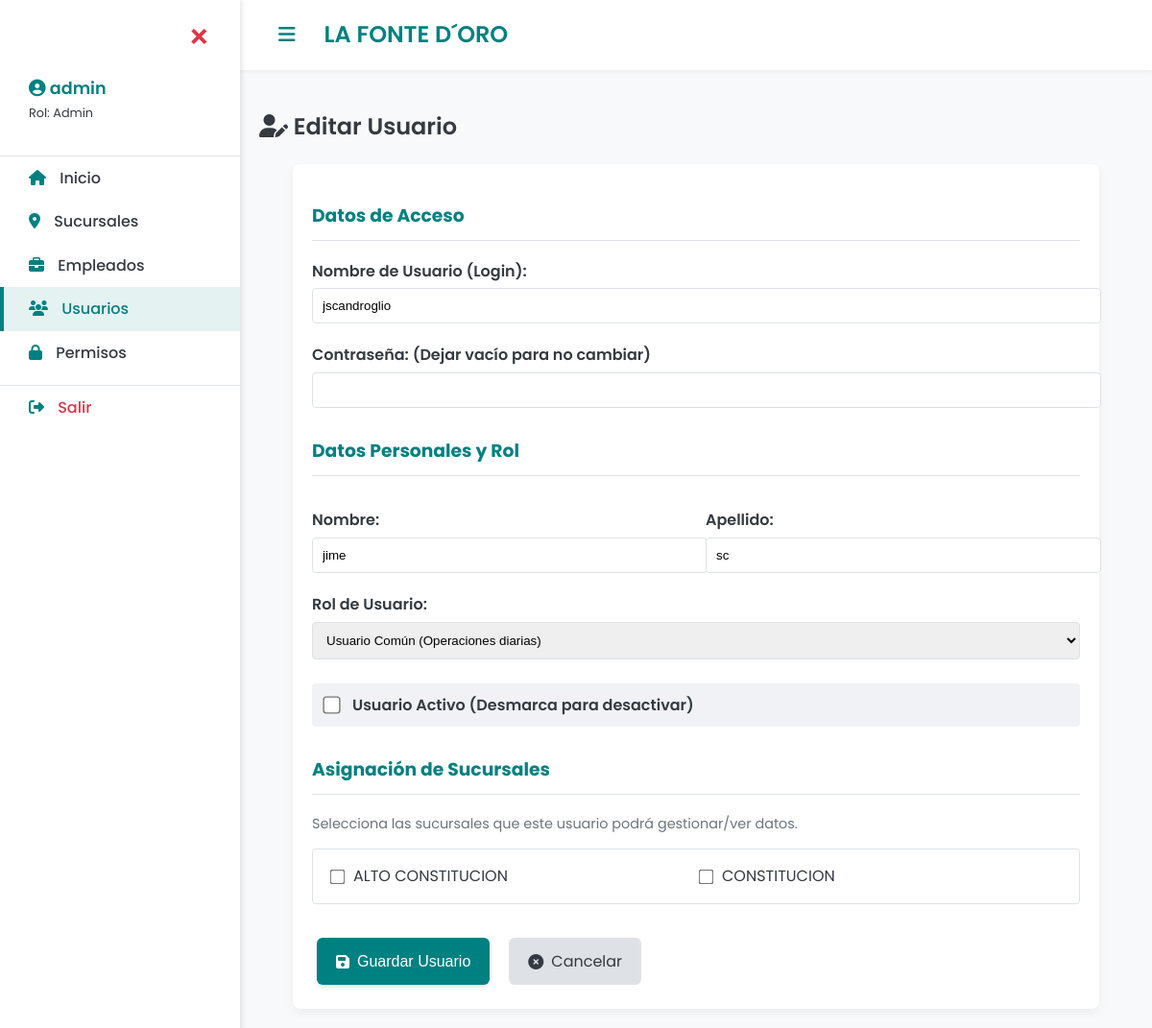
/users/form/3 (signed in), run on an earlier commit of the app's database.
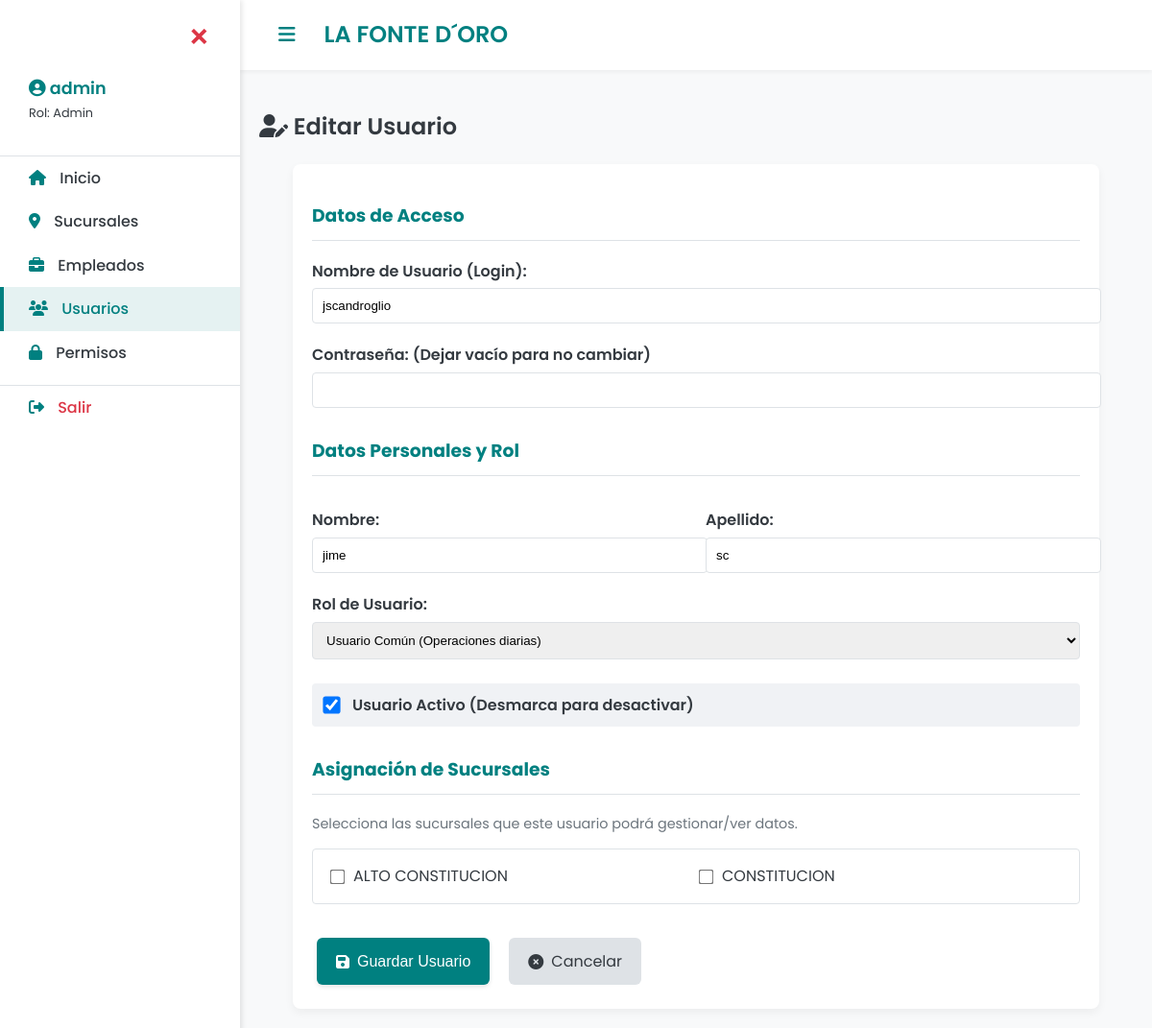
And on a later commit of the database.
### run.py (models this page shows)
class User(db.Model):
    __tablename__ = 'user'
    id = db.Column(db.Integer, primary_key=True)
    username = db.Column(db.String(80), unique=True, nullable=False)
    password = db.Column(db.String(120), nullable=False)
    first_name = db.Column(db.String(80))
    last_name = db.Column(db.String(80))
    role = db.Column(db.String(20), nullable=False, default='common')
    is_active = db.Column(db.Integer, default=1)
    branches = db.relationship('Branch', secondary='user_branches',
                               backref=db.backref('users', lazy='dynamic'))

### run.py (the view, shortened to what this page needs)
@app.route('/users/form', defaults={'user_id': None}, methods=['GET', 'POST'])
@app.route('/users/form/<int:user_id>', methods=['GET', 'POST'])
@requires_permission
def user_form(user_id):
    user = None
    if user_id:
        user = db.session.query(User).get_or_404(user_id)
    all_branches = db.session.query(Branch).filter(Branch.is_active == 1).order_by(Branch.name).all()
    form_title = "Editar Usuario" if user_id else "Añadir Nuevo Usuario"
    return render_template('user_form.html', form_title=form_title, user=user, all_branches=all_branches)

### run.py (called while the page is built, shortened)
def check_permission(role, endpoint):
    if role == 'admin':
        return True

def requires_permission(f):
    @wraps(f)
    def decorated_function(*args, **kwargs):
        if not session.get('logged_in'):
             return redirect(url_for('login'))
        user_role = session.get('role')
        required_endpoint = f.__name__
        if not check_permission(user_role, required_endpoint):
            flash(f"Acceso denegado. Tu rol '{user_role.capitalize()}' no tiene permiso para acceder a {required_endpoint.replace('_', ' ').title()}.", 'danger')
            return redirect(url_for('index'))
        return f(*args, **kwargs)
    return decorated_function

### templates/user_form.html (shortened to what the changed rows need)
{% extends "base.html" %}
{% block content %}
    <h2><i class="fas fa-user-edit"></i> {{ form_title }}</h2>
    <div class="card" style="max-width: 800px; margin: 0 auto;">
        <form method="POST">
            <h3 style="color: var(--primary-color); border-bottom: 1px solid var(--subtle-border); padding-bottom: 10px;">Datos de Acceso</h3>
            <label for="username" style="display: block; margin-top: 15px; margin-bottom: 5px; font-weight: 600;">Nombre de Usuario (Login):</label>
            <input type="text" id="username" name="username" required
                   value="{{ user.username if user else '' }}"
                   oninput="this.value = this.value.toLowerCase()" style="width: 100%; padding: 10px; border: 1px solid var(--subtle-border); border-radius: 4px;">
            <label for="password" style="display: block; margin-top: 20px; margin-bottom: 5px; font-weight: 600;">Contraseña: {% if user %} (Dejar vacío para no cambiar) {% else %} (Obligatoria) {% endif %}</label>
            <input type="password" id="password" name="password"
                   style="width: 100%; padding: 10px; border: 1px solid var(--subtle-border); border-radius: 4px;">
            <h3 style="color: var(--primary-color); border-bottom: 1px solid var(--subtle-border); padding-bottom: 10px; margin-top: 30px;">Datos Personales y Rol</h3>
            <div style="display: flex; gap: 20px;">
                <div style="flex: 1;">
                    <label for="first_name" style="display: block; margin-top: 15px; margin-bottom: 5px; font-weight: 600;">Nombre:</label>
                    <input type="text" id="first_name" name="first_name" required
                           value="{{ user.first_name if user else '' }}"
                           style="width: 100%; padding: 10px; border: 1px solid var(--subtle-border); border-radius: 4px;">
                </div>
                <div style="flex: 1;">
                    <label for="last_name" style="display: block; margin-top: 15px; margin-bottom: 5px; font-weight: 600;">Apellido:</label>
                    <input type="text" id="last_name" name="last_name"
                           value="{{ user.last_name if user else '' }}"
                           style="width: 100%; padding: 10px; border: 1px solid var(--subtle-border); border-radius: 4px;">
                </div>
            </div>
            <label for="role" style="display: block; margin-top: 20px; margin-bottom: 5px; font-weight: 600;">Rol de Usuario:</label>
            <select id="role" name="role" required
                    style="width: 100%; padding: 10px; border: 1px solid var(--subtle-border); border-radius: 4px;">
                {% set current_role = user.role if user else 'common' %}
                <option value="common" {% if current_role == 'common' %}selected{% endif %}>Usuario Común (Operaciones diarias)</option>
            </select>
            {% if user %}
                <div style="margin-top: 25px; display: flex; align-items: center; padding: 10px; background-color: #F0F2F5; border-radius: 4px;">
                    <input type="checkbox" id="is_active" name="is_active"
                           {% if user.is_active %}checked{% endif %}
                           style="margin-right: 15px; transform: scale(1.4);">
                    <label for="is_active" style="font-weight: 600; color: var(--text-dark);">Usuario Activo (Desmarca para desactivar)</label>
                </div>
            {% endif %}
            <h3 style="color: var(--primary-color); border-bottom: 1px solid var(--subtle-border); padding-bottom: 10px; margin-top: 30px;">Asignación de Sucursales</h3>
            <p style="font-size: 0.9rem; color: #6C757D;">Selecciona las sucursales que este usuario podrá gestionar/ver datos.</p>
            <div style="display: flex; flex-wrap: wrap; gap: 15px; border: 1px solid var(--subtle-border); padding: 15px; border-radius: 4px;">
                {% for branch in all_branches %}
                    <div style="display: flex; align-items: center; width: calc(50% - 15px);">
                    </div>
                {% else %}
                    <p style="color: var(--danger-color);">No hay sucursales activas. Crea una primero.</p>
                {% endfor %}
            </div>
            <div style="margin-top: 30px; display: flex; gap: 10px;">
                <button type="submit" class="btn btn-primary" style="padding: 12px 20px; font-size: 1rem;">
                </button>
                <a href="{{ url_for('manage_users') }}" class="btn" style="background-color: var(--subtle-border); color: var(--text-dark); box-shadow: none; padding: 12px 20px;">
                </a>
            </div>
        </form>
    </div>
{% endblock %}

What changed in the data, as far as the page shows it:
changed User "jscandroglio": is_active "☐" → "☑"
